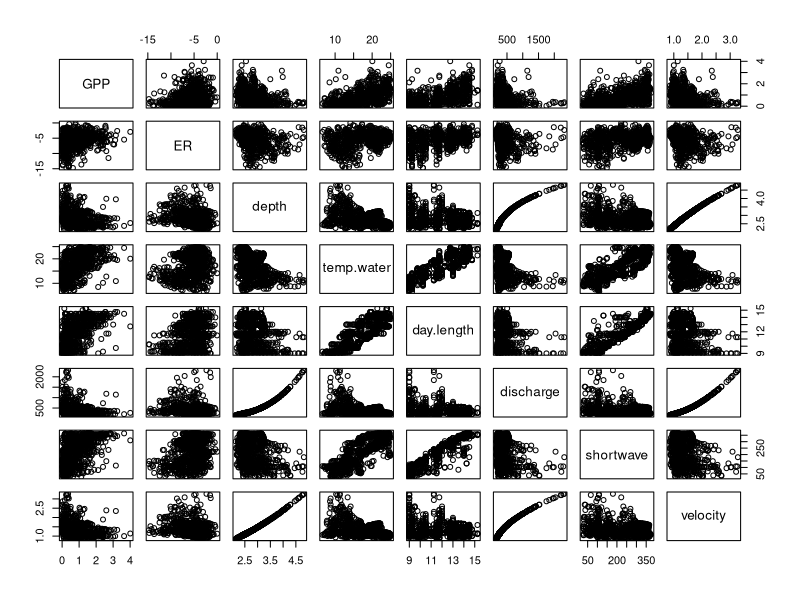
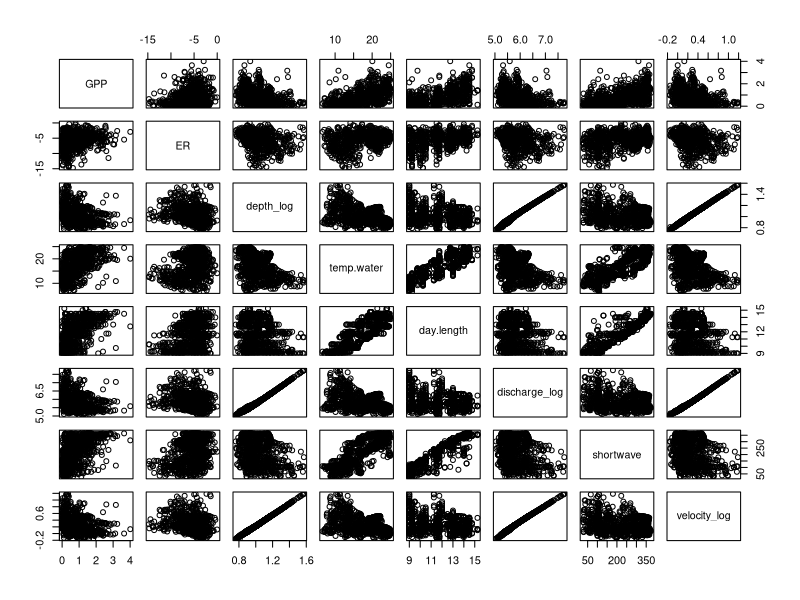

These charts were generated, in order, by the following R code:
#### NRES 710 Final Project
### Modeling with each river separately (Sacramento River ver.)
## 11.8.2022

#### Loading libraries & data ####

# Libraries
library(tidyverse)
library(lubridate)
library(lme4)

# Loading the dataset
sac_metabolism <- read.csv("sacramento_metabolism.csv")

# Inspecting relationships between variables
pairs(sac_metabolism[2:9])
cor(sac_metabolism[2:9])

# Log-transforming data for discharge and depth
sac_metabolism2 <- sac_metabolism %>% 
  mutate(discharge_log = log(discharge),
         depth_log = log(depth),
         velocity_log = log(velocity), 
         year = year(date))
sac_metabolism2 <- sac_metabolism2 %>% 
  select(year, GPP, ER, depth_log, temp.water, day.length, discharge_log, shortwave, velocity_log)

# Saving log-transformed as a new csv
#write.csv(sac_metabolism2, "sacramento_metabolism_final.csv", row.names = FALSE)

# Reinspecting relationships between variables
pairs(sac_metabolism2[2:9])
cor(sac_metabolism2[2:9])

#### Beginning modeling for GPP ####

# We do not have too many variables and I can think of reasons why each would relate to metabolism, 
# so to start I am going to test them all out with year included as a random effect
GPP_discharge <- lmer(GPP ~ discharge_log + (1 | year), data = sac_metabolism2)
GPP_solar <- lmer(GPP ~ shortwave + (1 | year), data = sac_metabolism2)
GPP_depth <- lmer(GPP ~ depth_log + (1 | year), data = sac_metabolism2)
GPP_watertemp <- lmer(GPP ~ temp.water + (1 | year), data = sac_metabolism2)
GPP_day <- lmer(GPP ~ day.length + (1 | year), data = sac_metabolism2)
GPP_velocity <- lmer(GPP ~ velocity_log + (1 | year), data = sac_metabolism2)

GPP_AIC_values <- data.frame(model = c("GPP_solar", "GPP_discharge", "GPP_depth", "GPP_watertemp", "GPP_day", "GPP_velocity"),
                             AIC = c(AIC(GPP_solar), AIC(GPP_discharge), AIC(GPP_depth), AIC(GPP_watertemp), AIC(GPP_day), AIC(GPP_velocity)))

# Day length was found to produce the best model (lowest AIC value)!
# Using cor() to see if there are any other variables I can add to improve the model
# that are not too correlated
cor(sac_metabolism2[2:9])

# Depth, discharge, and velocity are all options!
GPP_day_depth <- lmer(GPP ~ day.length + depth_log + (1 | year), data = sac_metabolism2)
GPP_day_discharge <- lmer(GPP ~ day.length + discharge_log + (1 | year), data = sac_metabolism2)
GPP_day_velocity <- lmer(GPP ~ day.length + velocity_log + (1 | year), data = sac_metabolism2)

GPP_AIC_values <- rbind(GPP_AIC_values, c("GPP_day_depth", AIC(GPP_day_depth)))
GPP_AIC_values <- rbind(GPP_AIC_values, c("GPP_day_discharge", AIC(GPP_day_discharge)))
GPP_AIC_values <- rbind(GPP_AIC_values, c("GPP_day_velocity", AIC(GPP_day_velocity)))

# Velocity with day length and depth produced the best model!
summary(GPP_day_depth)

#### Beginning modeling for ER ####

# Going through all variables again with year included as a random effect
ER_discharge <- lmer(ER ~ discharge_log + (1 | year), data = sac_metabolism2)
ER_solar <- lmer(ER ~ shortwave + (1 | year), data = sac_metabolism2)
ER_depth <- lmer(ER ~ depth_log + (1 | year), data = sac_metabolism2)
ER_watertemp <- lmer(ER ~ temp.water + (1 | year), data = sac_metabolism2)
ER_day <- lmer(ER ~ day.length + (1 | year), data = sac_metabolism2)
ER_velocity <- lmer(ER ~ velocity_log + (1 | year), data = sac_metabolism2)

ER_AIC_values <- data.frame(model = c("ER_solar", "ER_discharge", "ER_depth", "ER_watertemp", "ER_day", "ER_velocity"),
                            AIC = c(AIC(ER_solar), AIC(ER_discharge), AIC(ER_depth), AIC(ER_watertemp), AIC(ER_day), AIC(ER_velocity)))

# Day length was found to produce the best model (lowest AIC value)!
# Using cor() to see if there are any other variables I can add to improve the model
# that are not too correlated
cor(sac_metabolism2[2:9])

# Depth, discharge, and velocity are all options!
ER_day_depth <- lmer(ER ~ day.length + depth_log + (1 | year), data = sac_metabolism2)
ER_day_discharge <- lmer(ER ~ day.length + discharge_log + (1 | year), data = sac_metabolism2)
ER_day_velocity <- lmer(ER ~ day.length + velocity_log + (1 | year), data = sac_metabolism2)

ER_AIC_values <- rbind(ER_AIC_values, c("ER_day_depth", AIC(ER_day_depth)))
ER_AIC_values <- rbind(ER_AIC_values, c("ER_day_discharge", AIC(ER_day_discharge)))
ER_AIC_values <- rbind(ER_AIC_values, c("ER_day_velocity", AIC(ER_day_velocity)))

# Day length and depth produces the best model for ER!
summary(ER_day_depth)
